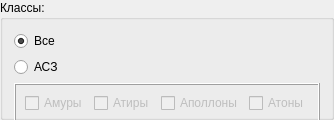
         <widget class="QGroupBox" name="groupBox_14">
          <property name="minimumSize">
           <size>
            <width>0</width>
            <height>120</height>
           </size>
          </property>
          <property name="maximumSize">
           <size>
            <width>16777215</width>
            <height>120</height>
           </size>
          </property>
          <property name="title">
           <string>Классы:</string>
          </property>
          <layout class="QVBoxLayout" name="verticalLayout_15">
           <item>
            <widget class="QRadioButton" name="s_radioAll">
             <property name="text">
              <string>Все</string>
             </property>
             <property name="checked">
              <bool>true</bool>
             </property>
            </widget>
           </item>
           <item>
            <widget class="QRadioButton" name="s_radioNea">
             <property name="text">
              <string>АСЗ</string>
             </property>
            </widget>
           </item>
           <item>
            <widget class="QFrame" name="frame">
             <property name="minimumSize">
              <size>
               <width>0</width>
               <height>40</height>
              </size>
             </property>
             <property name="frameShape">
              <enum>QFrame::Box</enum>
             </property>
             <property name="frameShadow">
              <enum>QFrame::Raised</enum>
             </property>
             <layout class="QHBoxLayout" name="horizontalLayout_14">
              <item>
               <widget class="QCheckBox" name="s_checkAmur">
                <property name="enabled">
                 <bool>false</bool>
                </property>
                <property name="text">
                 <string>Амуры</string>
                </property>
                <property name="checkable">
                 <bool>true</bool>
                </property>
               </widget>
              </item>
              <item>
               <widget class="QCheckBox" name="s_checkAtira">
                <property name="enabled">
                 <bool>false</bool>
                </property>
                <property name="text">
                 <string>Атиры</string>
                </property>
               </widget>
              </item>
              <item>
               <widget class="QCheckBox" name="s_checkApollo">
                <property name="enabled">
                 <bool>false</bool>
                </property>
                <property name="text">
                 <string>Аполлоны</string>
                </property>
               </widget>
              </item>
              <item>
               <widget class="QCheckBox" name="s_checkAten">
                <property name="enabled">
                 <bool>false</bool>
                </property>
                <property name="text">
                 <string>Атоны</string>
                </property>
               </widget>
              </item>
             </layout>
            </widget>
           </item>
          </layout>
         </widget>
